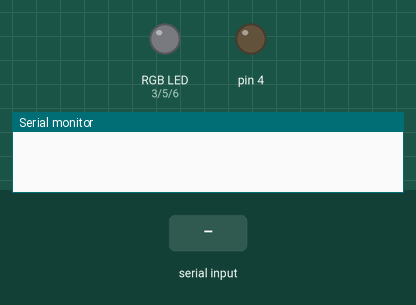
Recording of a sketch running on a simulated Arduino Uno, built with avr-gcc and run on an emulated ATmega328P. Shown: an RGB LED mixed from three pins (HIGH = lit), output pins drawn as LEDs (lit = HIGH), the last lines printed to the serial monitor. Inputs (shaded band) come from the test bench. Dim RGB values are drawn brighter than linear; random numbers use the default seed unless the sketch sets one.

Above: at 1.2 s.
1.3 s: "1" received over Serial
At 2.4 s:
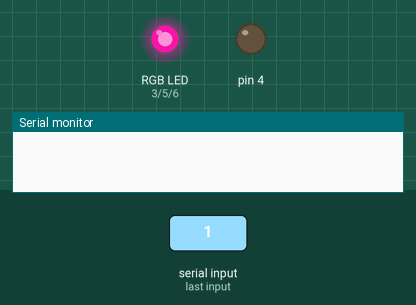
2.8 s: "1" received over Serial
At 3.5 s:
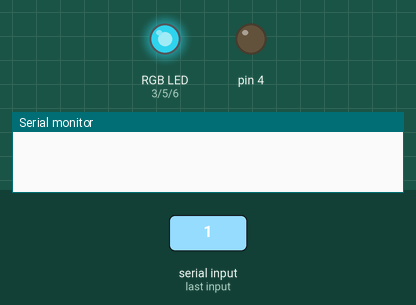
4.3 s: "0" received over Serial
At 4.7 s:
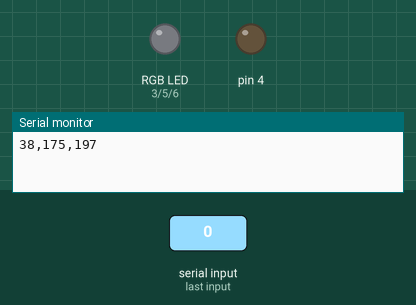
Timing chart, 0 to 7.3 s (numbered marks = the images above; inputs shaded):
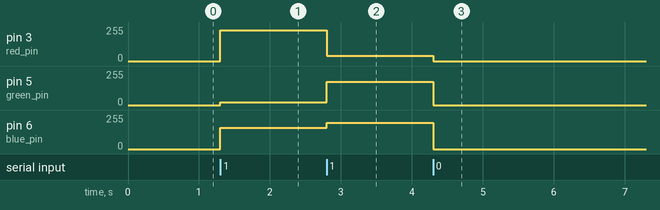

The sketch:

rgb_arduino.ino
```cpp
// our global color variables
int r = 0;
int g = 0;
int b = 0;

// use Serial when using laptop
// use Serial1 when using YUN

void setup() {

  Serial.begin(115200);

  while(!Serial){
  }

  pinMode(3,OUTPUT); // red pin
  pinMode(5,OUTPUT); // green pin
  pinMode(6,OUTPUT); // blue pin

  pinMode(4,OUTPUT);
  digitalWrite(4,LOW); // ground for our LED
}

void loop() {
  if(Serial.available()){

    char inByte = Serial.read();

    // mousedown event
    if(inByte=='1'){

      // make a new color, and turn the LED on
      r = random(255);
      g = random(255);
      b = random(255);

      analogWrite(3,r);
      analogWrite(5,g);
      analogWrite(6,b);
    }

    // mouseup event
    else if(inByte=='0'){

      // send the color to the browser, then turn the LED off
      Serial.print(r);
      Serial.print(',');
      Serial.print(g);
      Serial.print(',');
      Serial.println(b);

      analogWrite(3,0);
      analogWrite(5,0);
      analogWrite(6,0);
    }
  }
}
```

Measured:
- after the input at 1.3 s, pin 3 (red_pin): 0/255 → 232/255 at once; pin 5 (green_pin): 0/255 → 19/255 at once; pin 6 (blue_pin): 0/255 → 158/255 at once
- after the input at 2.8 s, pin 3 (red_pin): 232/255 → 38/255 at once; pin 5 (green_pin): 19/255 → 175/255 at once; pin 6 (blue_pin): 158/255 → 197/255 at once
- after the input at 4.3 s, pin 3 (red_pin): 38/255 → 0/255 at once; pin 5 (green_pin): 175/255 → 0/255 at once; pin 6 (blue_pin): 197/255 → 0/255 at once
